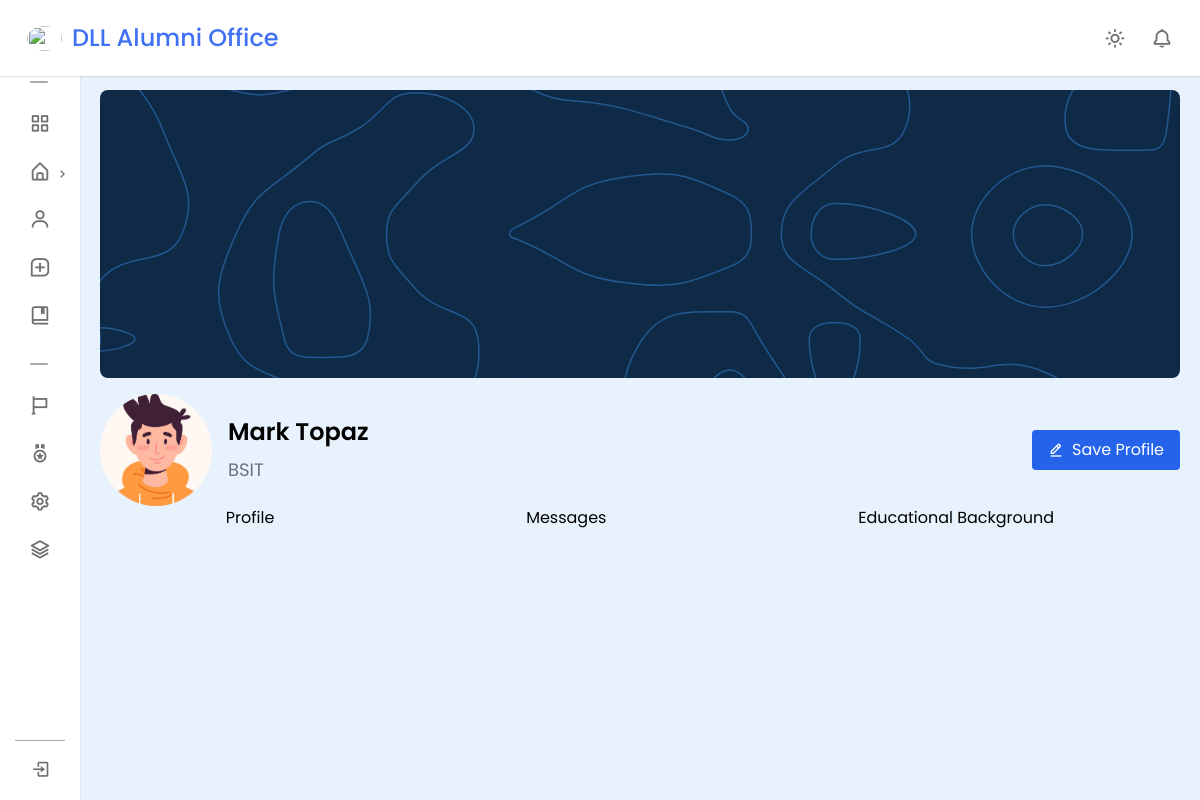
The page /alumni/A10002/ on the database its author committed.
### AlumniManagement/models.py (models this page shows, shortened)
class Alumni_Demographic_Profile(models.Model):
    user = models.OneToOneField(User, on_delete=models.CASCADE, blank=True, null=True)
    alumni_id = models.CharField(primary_key=True, max_length=6)
    fname = models.CharField(max_length=64)
    lname = models.CharField(max_length=64)
    mi = models.CharField(max_length=2, blank=True)
    suffix = models.CharField(max_length=3, blank=True)
    course_id = models.ForeignKey(Course, on_delete=models.CASCADE)
    sex = models.CharField(max_length=10, choices=SEX_CHOICES)
    religion = models.CharField(max_length=64)
    marital_status = models.CharField(max_length=64)
    date_of_birth = models.DateField()
    country = models.ForeignKey(Country, on_delete=models.CASCADE)
    province = models.ForeignKey(Province, on_delete=models.CASCADE)
    city = models.ForeignKey(City, on_delete=models.CASCADE)
    barangay = models.ForeignKey(Barangay, on_delete=models.CASCADE)

class Course(models.Model):
    course_id = models.CharField(max_length=6, primary_key=True)
    course_name = models.CharField(max_length=64, blank=False)
    course_desc = models.CharField(max_length=255, blank=True)
    field_type = models.CharField(max_length=64, choices=FIELD_CHOICES, default='technology')
    def __str__(self):
        return f'{self.course_id}'

### AlumniManagement/views.py (the view)
# urls.py: path('alumni/<str:alumni_id>/', views.alumni_profile, name='alumni_profile'),
def alumni_profile(request, alumni_id):
    alumni = Alumni_Demographic_Profile.objects.get(alumni_id=alumni_id)
    context = {
        'alumni':alumni
    }
    return render(request, 'AlumniManagement/alumni_profile.html', context)

### AlumniManagement/templates/AlumniManagement/alumni_profile.html (shortened to what this page needs)
{% extends 'base_alumni_management.html' %}
{% block content %}
{% load static %}
<div>
    <div class="relative">
        <img src="{% static 'AlumniManagement/img/bg.svg' %}" class="w-full h-72 object-cover rounded-lg" alt="">
    </div>
    <div class="flex items-center gap-4 mt-4">
        {% if alumni.sex == 'male' %}
            <img src="{% static "AlumniManagement/img/avatar-male.jpg" %}" class="w-28 h-28 object-cover rounded-full" alt="">
        {% else %}
            <img src="{% static "AlumniManagement/img/avatar-female.jpg" %}" class="w-28 h-28 object-cover rounded-full" alt="">
        {% endif %}
        <div>
            <h2 class="text-2xl font-semibold mb-2">{{alumni.fname}} {{alumni.mi}} {{alumni.lname}}</h2>
            <span class="text-lg text-gray-500">{{alumni.course_id}}</span>
        </div>
        <a href="#" class="py-2 px-4 rounded bg-blue-600 sm:flex items-center gap-2 text-white hover:bg-blue-700 ml-auto hidden">
            <i class='bx bx-edit-alt' ></i>
            Save Profile
        </a>
    </div>
    <div class="tabs mb-5 flex list-none flex-row flex-wrap border-b-0 pl-0">
        <div class="flex-auto text-center">
            <div class="tab" onclick="openTab(event, 'tab1')" class="my-2 block border-x-0 border-b-2 border-t-0 border-transparent px-7 pb-3.5 pt-4 text-xs font-medium uppercase leading-tight text-neutral-500 hover:isolate hover:border-transparent hover:bg-neutral-100 focus:isolate focus:border-transparent">Profile</div>
        </div>
        <div class="flex-auto text-center">
            <div class="tab" onclick="openTab(event, 'tab2')" class="my-2 block border-x-0 border-b-2 border-t-0 border-transparent px-7 pb-3.5 pt-4 text-xs font-medium uppercase leading-tight text-neutral-500 hover:isolate hover:border-transparent hover:bg-neutral-100 focus:isolate focus:border-transparent">Messages</div>
        </div>
        <div class="flex-auto text-center">
            <div class="tab" onclick="openTab(event, 'tab3')" class="my-2 block border-x-0 border-b-2 border-t-0 border-transparent px-7 pb-3.5 pt-4 text-xs font-medium uppercase leading-tight text-neutral-500 hover:isolate hover:border-transparent hover:bg-neutral-100 focus:isolate focus:border-transparent">Educational Background</div>
        </div>
    </div>
{% endblock content %}

### static/AlumniManagement/css/sidebar.css (style rules this page uses)
* { margin: 0; padding: 0; box-sizing: border-box; font-family: "Poppins", sans-serif; }
:root { --white-color: #fff; --white-to-grey-color: #fff; --blue-color: #4070f4; --grey-color: #707070; --grey-color-light: #aaa; --black-color: #000000; --black-to-blue-color: #000000; --black-to-green-color: #000000; }
body { background-color: #e7f2fd; transition: all 0.5s ease; }

### AlumniManagement/templates/AlumniManagement/alumni_profile.html (style rules this page uses)
.tab { cursor: pointer; }

### rows shown on the page
Alumni_Demographic_Profile: fname "Mark", lname "Topaz", course_id "BSIT"
